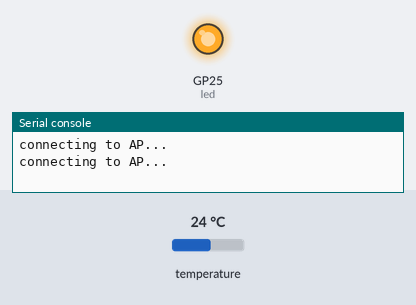
Recording of a program running on a simulated Raspberry Pi Pico running MicroPython. Parts: output pins drawn as LEDs (lit = HIGH), the last lines printed to the serial console. The test bench sets the inputs (shaded band); at power-on: temperature 24 °C. WiFi joins after 1.5 s; web requests get an empty 200 reply after 0.4 s.

Above: at 1.8 s.
At 7.46 s:
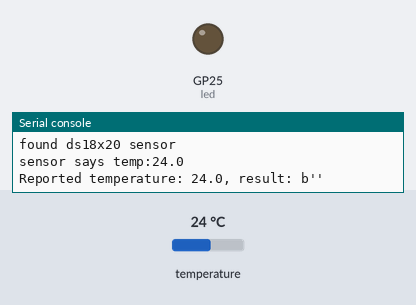
Timing chart, 0 to 8.6 s (numbered marks = the images above):
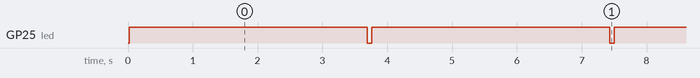

Measured:
- by itself, GP25 (led): alternates HIGH for 3.7 s and LOW for 0.07 s

The program:

main.py
```python
#
# A test to poke around a bit with the RP Pico W that was released a couple
# of days ago. The difference from the RP Pico microcontroller is that this
# one has WiFi radio (hence the W).
#
# This program does the following:
#
# 1. Connect to a WiFi network
# 2. Reads the temperature from a ds18b20 sensor wired to the Pico W board
# 3. Reports temperature to HomeAssistant by using an "HTTP sensor", you do
#    not need to add any configuration in HomeAssistant for this to work.
# 4. Goes to deep sleep for 15 minutes
# 5. Goto 1.
#
# Notes on changing the code:
# - When the program is running, the on-board LED of the Pico board is lit. If
#   you are using a UI like the recommended Thonny, you can simply halt the
#   program when LED is on and update the program.
#
#     -- Joakim Romland, 05-Jul-2022
#                        21-Jan-2024
#

import urequests, rp2, network, machine, onewire, ds18x20, time, sys
from machine import Pin, Timer

# Configuration =====================================
REPORT_INTERVAL_MINUTES = 5          # How often to report to HomeAssistant (HA)
WIFI_COUNTRY_ISO_CODE = "NL"         # You will want to change this to US/GB/or what-have-you
SSID =  "your wifi network's name"   # WiFi network name
SSID_KEY = "your wifi network's key" # WiFi network password

# Create a Long-Lived Access Tokens in your HomeAssistant UI at the bottom of your profile, paste below.
HA_LONG_LIVED_TOKEN = "xxxxxxxxxxxxxxxxxxxxxxxxxxxxxxxxxxxxxxxxxxxxxxxxxxxxxxxxxxxxxxxxxxxxxxxxxxxxxxxxxxxxxxxxxxxxxxxxxxxxxxxxxxxxxxxxxxxxxxxxxxxxxxxxxxxxxxxxxxxxxxxxxxxxxxxxxxxxxxxxxxxxxxxxxxxxxxxxxxxxxxxxx"
HA_SENSOR_ID = "temp_shed"           # Unique ID of this sensor
HA_SENSOR_NAME = "Shed Thermometer"  # A pretty name for this sensor
HA_IP = "192.168.0.248:8123"         # IP address (and port) to HomeAssistant

# Globals ===========================================
wlan = None       # network object
led = None        # onboard LED
ds_pin = None     # GPIO pin for temperature data
ds_sensor = None  # temperature sensor object (Dallas)

# Functions =========================================
def init():
    global led
    global ds_sensor
    global ds_pin

    # Get on-board LED
    led = Pin("LED", Pin.OUT)

    # Set country for additional WiFi frequencies
    rp2.country(WIFI_COUNTRY_ISO_CODE)

    # Find thermometer
    ds_pin = machine.Pin(16)
    ds_sensor = ds18x20.DS18X20(onewire.OneWire(ds_pin))


def connectWifi(ssid, password):
    global wlan

    # STA_IF = station interface, AP_IF = Access Point interface
    wlan = network.WLAN(network.STA_IF)
    wlan.active(True)
    wlan.connect(ssid, password)

    # Wait for connect, fail after 10 seconds
    max_wait = 10
    while max_wait > 0:
        if wlan.status() < 0 or wlan.status() >= 3:
            break
        max_wait -= 1
        print('connecting to AP...')
        time.sleep(1)

    # Handle connection error
    if wlan.status() != 3:
        raise RuntimeError('connecting to AP failed')
    else:
        status = wlan.ifconfig()
        print('connected as ' + status[0])


def disconnectWifi():
    wlan.disconnect()


def getTemperature():
    roms = ds_sensor.scan()
    print('found ds18x20 sensor')
    ds_sensor.convert_temp()
    time.sleep_ms(250)
    # You can chain these temperature sensors and get multiple objects,
    # in this case, we just care about the first; roms[0].
    temp = ds_sensor.read_temp(roms[0])
    print("sensor says temp:" + str(temp))
    return temp


# See:
#   https://www.home-assistant.io/integrations/http/
def reportTemperature(temp):
    data = {
        "state": str(temp),
        "attributes" : {
            "friendly_name" : HA_SENSOR_NAME,
            "unit_of_measurement": "C"
        }
    }

    # NOTE: This is a HTTP/1.0 POST.
    # SEE: https://github.com/micropython/micropython-lib/blob/a1b9aa934c306a45849faa19d12cffe6bfd89d4c/python-ecosys/urequests/urequests.py
    resp = urequests.post(
        "http://" + HA_IP + "/api/states/sensor." + HA_SENSOR_ID,
        headers={
            # content-type (JSON) and connection (close) headers are added by urequests
            "Authorization": "Bearer " + HA_LONG_LIVED_TOKEN,
        },
        json=data,
        timeout=10
    )

    print("Reported temperature: " + str(temp) + ", result: " + str(resp.content))
    resp.close()

# Main =============================================

# Technically we do not need to run this in a loop since a deep sleep
# resets the controller. That said, I keep it in because it makes for
# easier testing with a normal sleep.
while True:
    try:
        init()
        led.on()
        connectWifi(SSID, SSID_KEY)
        time.sleep_ms(1000)
        try:
            reportTemperature(getTemperature())
        except Exception as ex:
            print("Error POSTing, but I think this is due to urequests shortcomings (http/1.0) -- data was PROBABLY posted")
            sys.print_exception(ex)
        disconnectWifi()
        led.off()
        time.sleep_ms(50)
    except Exception as ex:
        print("error in mainloop:")
        sys.print_exception(ex)

    led.off()
    # See:
    #   https://forums.raspberrypi.com/viewtopic.php?t=321044
    #   https://github.com/micropython/micropython/pull/8832
    #   https://docs.micropython.org/en/latest/esp8266/tutorial/powerctrl.html
#    machine.deepsleep(REPORT_INTERVAL_MINUTES * 60 * 1000)
	# For easier testing, comment out the line above and enable the following:
#    time.sleep_ms(10000)
    # To test faster deep-sleep wake-ups
#    machine.deepsleep(10 * 1000)  # 10 sec
```
